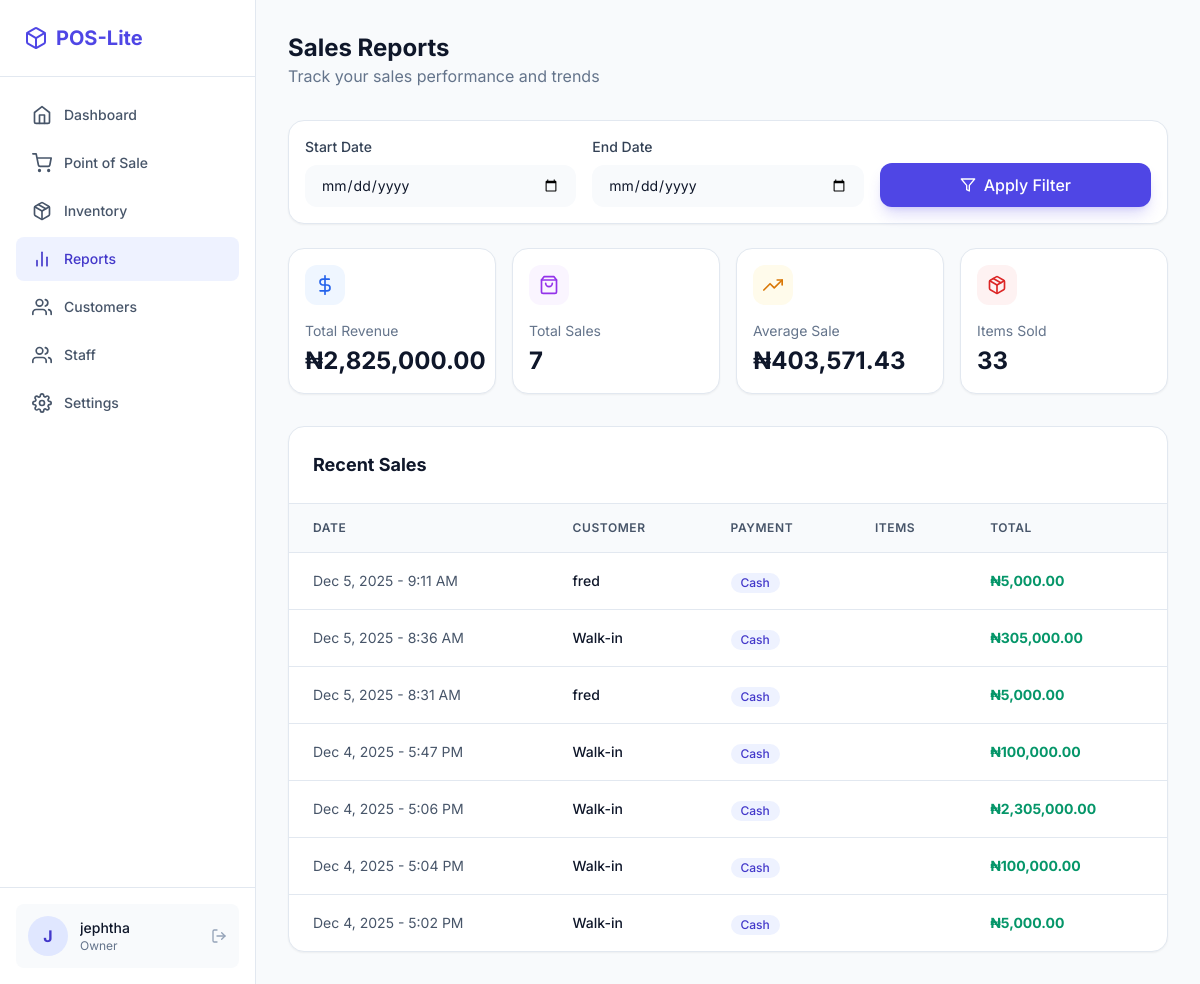
The app's page /store/reports/ (signed in), older data.
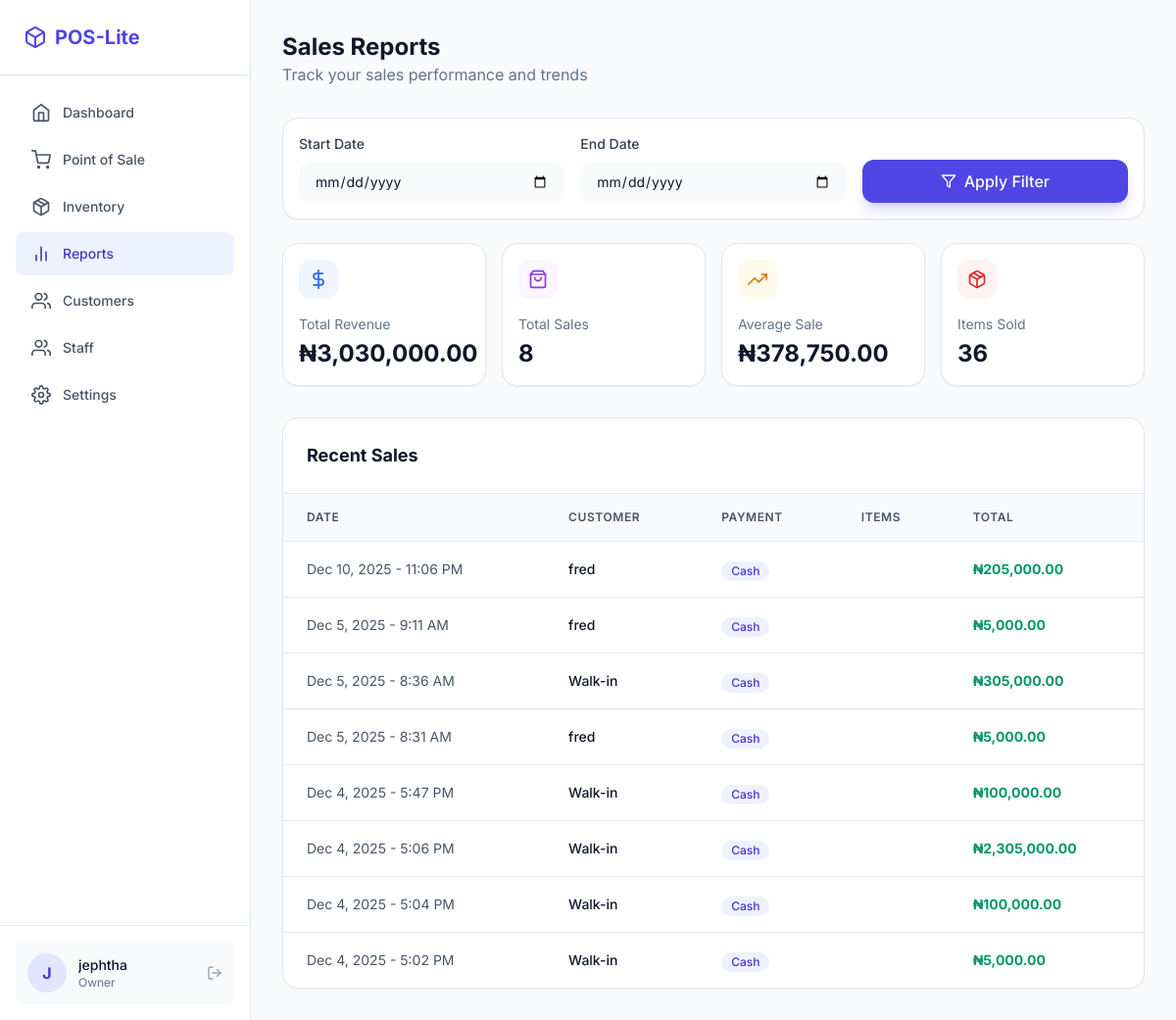
The same page, newer data.
### store/models.py (models this page shows, shortened)
class Sale(models.Model):
    PAYMENT_METHODS = [
        ('CASH', 'Cash'),
        ('TRANSFER', 'Transfer'),
        ('POS', 'POS'),
    ]
    user = models.ForeignKey(settings.AUTH_USER_MODEL, on_delete=models.PROTECT)
    customer = models.ForeignKey(Customer, on_delete=models.SET_NULL, null=True, blank=True, related_name='sales')
    total_amount = models.DecimalField(max_digits=12, decimal_places=2, default=0)
    payment_method = models.CharField(max_length=20, choices=PAYMENT_METHODS, default='CASH')
    reference = models.CharField(max_length=50, unique=True, blank=True)
    created_at = models.DateTimeField(default=timezone.now)

class Customer(models.Model):
    name = models.CharField(max_length=100)
    phone = models.CharField(max_length=20, unique=True)
    email = models.EmailField(blank=True)
    address = models.TextField(blank=True)
    created_at = models.DateTimeField(auto_now_add=True)

### store/views.py (the view, shortened to what this page needs)
# urls.py: path('reports/', views.sales_report, name='sales_report'),
@login_required
def sales_report(request):
    start_date = request.GET.get('start_date')
    end_date = request.GET.get('end_date')
    sales = Sale.objects.select_related('customer').prefetch_related('items').order_by('-created_at')
    if start_date:
        sales = sales.filter(created_at__date__gte=start_date)
    if end_date:
        sales = sales.filter(created_at__date__lte=end_date)
    total_sales = sales.aggregate(total=Sum('total_amount'))['total'] or 0
    sales_count = sales.count()
    items_sold = SaleItem.objects.filter(sale__in=sales).aggregate(total=Sum('quantity'))['total'] or 0
    average_sale = total_sales / sales_count if sales_count > 0 else 0
    context = {
        'sales': sales,
        'total_sales': total_sales,
        'sales_count': sales_count,
        'items_sold': items_sold,
        'average_sale': average_sale,
        'start_date': start_date,
        'end_date': end_date,
    }
    return render(request, 'store/sales_report.html', context)

### core/context_processors.py (called while the page is built, shortened)
def subscription_context(request):
    if not request.user.is_authenticated:
        return {}
    user = request.user
    context = {
        'subscription_status': user.subscription_status,
        'is_trial': user.subscription_status == User.SubscriptionStatus.TRIAL,
        'is_active': user.subscription_status == User.SubscriptionStatus.ACTIVE,
        'is_expired': user.subscription_status == User.SubscriptionStatus.EXPIRED,
        'days_left': getattr(request, 'days_left', 0),
        'subscription_reminder': None,
        'subscription_reminder_color': 'green', # green, yellow, red
    }
    return context

### templates/store/sales_report.html (shortened to what the changed rows need)
{% extends 'layouts/app.html' %}
{% load humanize %}
{% block content %}
<div class="mb-8">
  <h1 class="text-2xl font-bold text-slate-900 dark:text-white">
    Sales Reports
  </h1>
</div>
<div class="grid grid-cols-2 md:grid-cols-4 gap-4 mb-8">
  <div
    class="bg-white dark:bg-slate-900 p-4 rounded-2xl border border-slate-200 dark:border-slate-800 shadow-sm"
  >
    <div
      class="w-10 h-10 rounded-xl bg-blue-50 dark:bg-blue-900/20 text-blue-600 dark:text-blue-400 flex items-center justify-center mb-4"
    >
      <i data-feather="dollar-sign" class="w-5 h-5"></i>
    </div>
    <p class="text-sm text-slate-500 dark:text-slate-400">Total Revenue</p>
    <h3
      class="text-xl md:text-2xl font-bold text-slate-900 dark:text-white mt-1"
    >
      ₦{{ total_sales|default:0|floatformat:2|intcomma }}
    </h3>
  </div>
  <div
    class="bg-white dark:bg-slate-900 p-4 rounded-2xl border border-slate-200 dark:border-slate-800 shadow-sm"
  >
    <div
      class="w-10 h-10 rounded-xl bg-purple-50 dark:bg-purple-900/20 text-purple-600 dark:text-purple-400 flex items-center justify-center mb-4"
    >
      <i data-feather="shopping-bag" class="w-5 h-5"></i>
    </div>
    <p class="text-sm text-slate-500 dark:text-slate-400">Total Sales</p>
    <h3
      class="text-xl md:text-2xl font-bold text-slate-900 dark:text-white mt-1"
    >
      {{ sales_count|default:0 }}
    </h3>
  </div>
  <div
    class="bg-white dark:bg-slate-900 p-4 rounded-2xl border border-slate-200 dark:border-slate-800 shadow-sm"
  >
    <div
      class="w-10 h-10 rounded-xl bg-amber-50 dark:bg-amber-900/20 text-amber-600 dark:text-amber-400 flex items-center justify-center mb-4"
    >
      <i data-feather="trending-up" class="w-5 h-5"></i>
    </div>
    <p class="text-sm text-slate-500 dark:text-slate-400">Average Sale</p>
    <h3
      class="text-xl md:text-2xl font-bold text-slate-900 dark:text-white mt-1"
    >
      ₦{{ average_sale|default:0|floatformat:2|intcomma }}
    </h3>
  </div>
  <div
    class="bg-white dark:bg-slate-900 p-4 rounded-2xl border border-slate-200 dark:border-slate-800 shadow-sm"
  >
    <div
      class="w-10 h-10 rounded-xl bg-red-50 dark:bg-red-900/20 text-red-600 dark:text-red-400 flex items-center justify-center mb-4"
    >
      <i data-feather="package" class="w-5 h-5"></i>
    </div>
    <p class="text-sm text-slate-500 dark:text-slate-400">Items Sold</p>
    <h3
      class="text-xl md:text-2xl font-bold text-slate-900 dark:text-white mt-1"
    >
      {{ items_sold|default:0 }}
    </h3>
  </div>
</div>
<div
  class="bg-white dark:bg-slate-900 rounded-2xl border border-slate-200 dark:border-slate-800 shadow-sm overflow-hidden"
>
  <div class="hidden md:block overflow-x-auto">
    <table class="w-full">
      <thead
        class="bg-slate-50 dark:bg-slate-800 border-b border-slate-200 dark:border-slate-700"
      >
        <tr>
          <th
            class="px-6 py-4 text-left text-xs font-semibold text-slate-600 dark:text-slate-400 uppercase tracking-wider"
          >
            Date
          </th>
          <th
            class="px-6 py-4 text-left text-xs font-semibold text-slate-600 dark:text-slate-400 uppercase tracking-wider"
          >
            Customer
          </th>
          <th
            class="px-6 py-4 text-left text-xs font-semibold text-slate-600 dark:text-slate-400 uppercase tracking-wider"
          >
            Payment
          </th>
          <th
            class="px-6 py-4 text-left text-xs font-semibold text-slate-600 dark:text-slate-400 uppercase tracking-wider"
          >
            Items
          </th>
          <th
            class="px-6 py-4 text-left text-xs font-semibold text-slate-600 dark:text-slate-400 uppercase tracking-wider"
          >
            Total
          </th>
        </tr>
      </thead>
      <tbody class="divide-y divide-slate-200 dark:divide-slate-800">
        {% for sale in sales %}
        <tr
          class="hover:bg-slate-50 dark:hover:bg-slate-800/50 transition-colors"
        >
          <td class="px-6 py-4 text-sm text-slate-600 dark:text-slate-400">
            {{ sale.created_at|date:"M j, Y - g:i A" }}
          </td>
          <td
            class="px-6 py-4 text-sm font-medium text-slate-900 dark:text-white"
          >
            {{ sale.customer.name|default:"Walk-in" }}
          </td>
          <td class="px-6 py-4">
            <span
              class="inline-flex items-center px-2.5 py-0.5 rounded-full text-xs font-medium bg-primary-50 dark:bg-primary-900/20 text-primary-700 dark:text-primary-400"
            >
              {{ sale.get_payment_method_display }}
            </span>
          </td>
          <td class="px-6 py-4 text-sm text-slate-600 dark:text-slate-400">
          </td>
          <td
            class="px-6 py-4 text-sm font-bold text-emerald-600 dark:text-emerald-400"
          >
            ₦{{ sale.total_amount|intcomma }}
          </td>
        </tr>
        {% endfor %}
      </tbody>
    </table>
  </div>
</div>
{% endblock %}

Row changes from the older to the newer data that the page shows:
added Sale: created_at "Dec 10, 2025 - 11:06 PM", customer.name "fred", payment_method "Cash", total_amount "205,000.00"
Text that changed along with them:
{{ total_sales|default:0|floatformat:2|intcomma }}: "2,825,000.00" → "3,030,000.00"
{{ sales_count|default:0 }}: "7" → "8"
{{ average_sale|default:0|floatformat:2|intcomma }}: "403,571.43" → "378,750.00"
{{ items_sold|default:0 }}: "33" → "36"
